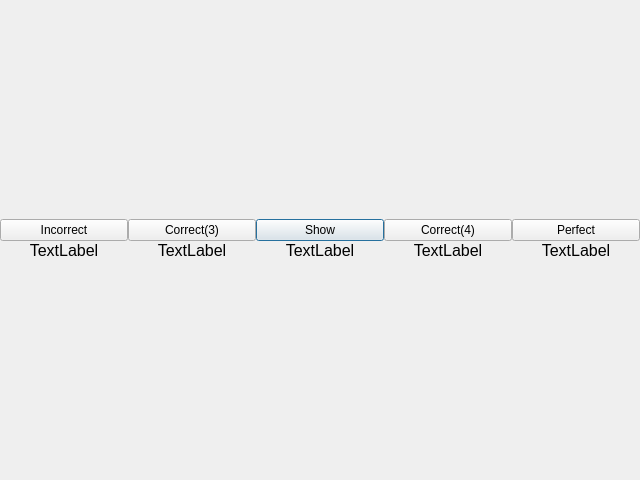
<?xml version="1.0" encoding="UTF-8"?>
<ui version="4.0">
 <class>StudyWindow</class>
 <widget class="QDialog" name="StudyWindow">
  <property name="windowModality">
   <enum>Qt::NonModal</enum>
  </property>
  <property name="geometry">
   <rect>
    <x>0</x>
    <y>0</y>
    <width>640</width>
    <height>480</height>
   </rect>
  </property>
  <property name="windowTitle">
   <string notr="true">Dialog</string>
  </property>
  <property name="modal">
   <bool>true</bool>
  </property>
  <layout class="QVBoxLayout" name="verticalLayout_3">
   <property name="spacing">
    <number>0</number>
   </property>
   <property name="leftMargin">
    <number>0</number>
   </property>
   <property name="topMargin">
    <number>0</number>
   </property>
   <property name="rightMargin">
    <number>0</number>
   </property>
   <property name="bottomMargin">
    <number>0</number>
   </property>
   <item>
    <layout class="QVBoxLayout" name="vlDefinition"/>
   </item>
   <item>
    <layout class="QHBoxLayout" name="horizontalDefinitionState" stretch="0,0,0,0,0">
     <property name="sizeConstraint">
      <enum>QLayout::SetDefaultConstraint</enum>
     </property>
     <property name="topMargin">
      <number>5</number>
     </property>
     <property name="bottomMargin">
      <number>5</number>
     </property>
     <item>
      <layout class="QVBoxLayout" name="verticalLayout">
       <item>
        <widget class="QPushButton" name="pushIncorrect">
         <property name="sizePolicy">
          <sizepolicy hsizetype="Minimum" vsizetype="Fixed">
           <horstretch>0</horstretch>
           <verstretch>0</verstretch>
          </sizepolicy>
         </property>
         <property name="text">
          <string>Incorrect</string>
         </property>
         <property name="autoDefault">
          <bool>false</bool>
         </property>
        </widget>
       </item>
       <item>
        <widget class="QLabel" name="labelIncorrect">
         <property name="sizePolicy">
          <sizepolicy hsizetype="Preferred" vsizetype="Fixed">
           <horstretch>0</horstretch>
           <verstretch>0</verstretch>
          </sizepolicy>
         </property>
         <property name="font">
          <font>
           <pointsize>12</pointsize>
          </font>
         </property>
         <property name="text">
          <string>TextLabel</string>
         </property>
         <property name="alignment">
          <set>Qt::AlignBottom|Qt::AlignHCenter</set>
         </property>
        </widget>
       </item>
      </layout>
     </item>
     <item>
      <layout class="QVBoxLayout" name="verticalLayout_2">
       <item>
        <widget class="QPushButton" name="pushCorrect3">
         <property name="sizePolicy">
          <sizepolicy hsizetype="Minimum" vsizetype="Fixed">
           <horstretch>0</horstretch>
           <verstretch>0</verstretch>
          </sizepolicy>
         </property>
         <property name="text">
          <string>Correct(3)</string>
         </property>
         <property name="autoDefault">
          <bool>false</bool>
         </property>
        </widget>
       </item>
       <item>
        <widget class="QLabel" name="labelCorrect3">
         <property name="sizePolicy">
          <sizepolicy hsizetype="Preferred" vsizetype="Fixed">
           <horstretch>0</horstretch>
           <verstretch>0</verstretch>
          </sizepolicy>
         </property>
         <property name="font">
          <font>
           <pointsize>12</pointsize>
          </font>
         </property>
         <property name="text">
          <string>TextLabel</string>
         </property>
         <property name="alignment">
          <set>Qt::AlignBottom|Qt::AlignHCenter</set>
         </property>
        </widget>
       </item>
      </layout>
     </item>
     <item>
      <layout class="QVBoxLayout" name="verticalLayout_6">
       <item>
        <widget class="QPushButton" name="pushShow">
         <property name="sizePolicy">
          <sizepolicy hsizetype="Minimum" vsizetype="Fixed">
           <horstretch>0</horstretch>
           <verstretch>0</verstretch>
          </sizepolicy>
         </property>
         <property name="text">
          <string>Show</string>
         </property>
        </widget>
       </item>
       <item>
        <widget class="QLabel" name="labelShow">
         <property name="sizePolicy">
          <sizepolicy hsizetype="Preferred" vsizetype="Fixed">
           <horstretch>0</horstretch>
           <verstretch>0</verstretch>
          </sizepolicy>
         </property>
         <property name="font">
          <font>
           <pointsize>12</pointsize>
          </font>
         </property>
         <property name="text">
          <string>TextLabel</string>
         </property>
         <property name="alignment">
          <set>Qt::AlignBottom|Qt::AlignHCenter</set>
         </property>
        </widget>
       </item>
      </layout>
     </item>
     <item>
      <layout class="QVBoxLayout" name="verticalLayout_4">
       <item>
        <widget class="QPushButton" name="pushCorrect4">
         <property name="sizePolicy">
          <sizepolicy hsizetype="Minimum" vsizetype="Fixed">
           <horstretch>0</horstretch>
           <verstretch>0</verstretch>
          </sizepolicy>
         </property>
         <property name="text">
          <string>Correct(4)</string>
         </property>
        </widget>
       </item>
       <item>
        <widget class="QLabel" name="labelCorrect4">
         <property name="sizePolicy">
          <sizepolicy hsizetype="Preferred" vsizetype="Fixed">
           <horstretch>0</horstretch>
           <verstretch>0</verstretch>
          </sizepolicy>
         </property>
         <property name="font">
          <font>
           <pointsize>12</pointsize>
          </font>
         </property>
         <property name="text">
          <string>TextLabel</string>
         </property>
         <property name="alignment">
          <set>Qt::AlignBottom|Qt::AlignHCenter</set>
         </property>
        </widget>
       </item>
      </layout>
     </item>
     <item>
      <layout class="QVBoxLayout" name="verticalLayout_5">
       <item>
        <widget class="QPushButton" name="pushPerfect">
         <property name="sizePolicy">
          <sizepolicy hsizetype="Minimum" vsizetype="Fixed">
           <horstretch>0</horstretch>
           <verstretch>0</verstretch>
          </sizepolicy>
         </property>
         <property name="text">
          <string>Perfect</string>
         </property>
         <property name="autoDefault">
          <bool>false</bool>
         </property>
        </widget>
       </item>
       <item>
        <widget class="QLabel" name="labelPerfect">
         <property name="sizePolicy">
          <sizepolicy hsizetype="Preferred" vsizetype="Fixed">
           <horstretch>0</horstretch>
           <verstretch>0</verstretch>
          </sizepolicy>
         </property>
         <property name="font">
          <font>
           <pointsize>12</pointsize>
          </font>
         </property>
         <property name="text">
          <string>TextLabel</string>
         </property>
         <property name="alignment">
          <set>Qt::AlignBottom|Qt::AlignHCenter</set>
         </property>
        </widget>
       </item>
      </layout>
     </item>
    </layout>
   </item>
  </layout>
 </widget>
 <resources/>
 <connections/>
</ui>
